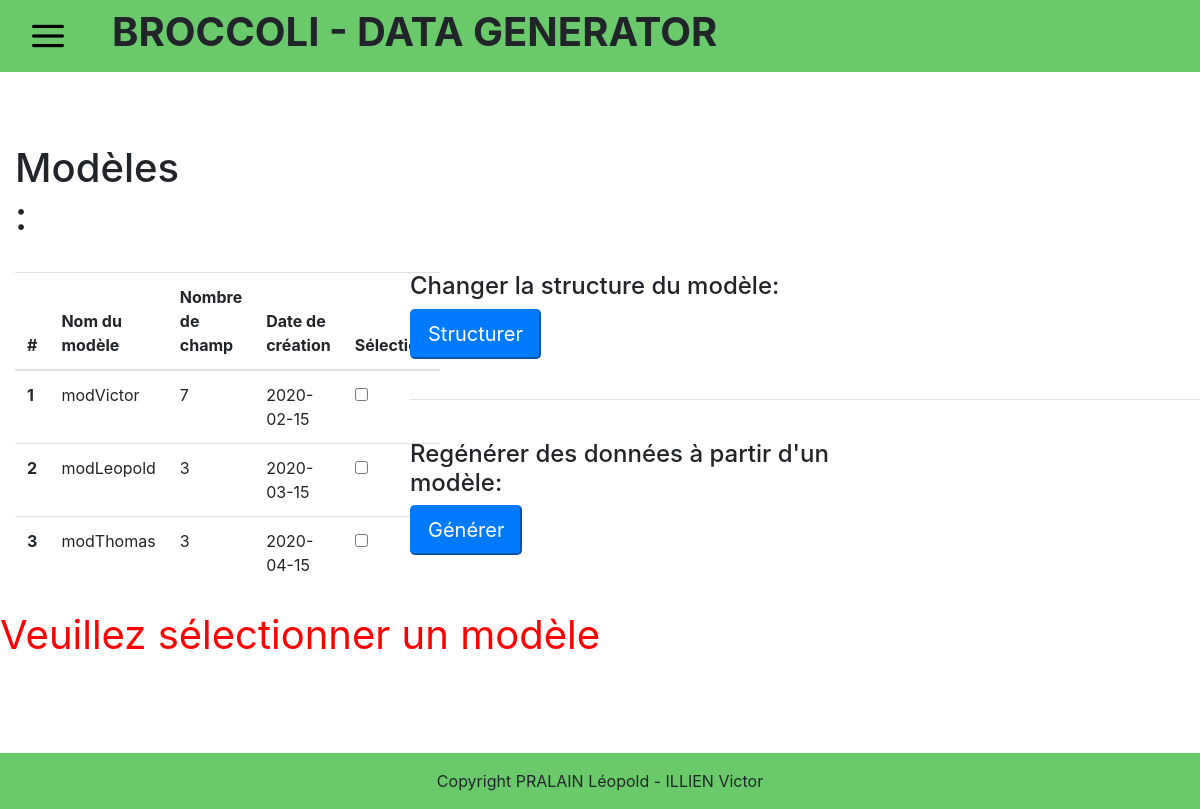
Screenshot of /replay.php with the database file from the repository.
### tables this page shows
CREATE TABLE modele(
        libelle          Varchar (50) NOT NULL ,
        chemin_fichier   Varchar (75) NULL ,
        nom_table        Varchar (50) NOT NULL ,
        date_creation    Date NOT NULL
	,CONSTRAINT modele_PK PRIMARY KEY (libelle)
);

### php/database.php (called while the page is built, shortened)
<?php
	function dbRecupNomModele($db) {
		try {
			$request = 'SELECT m.libelle, COUNT(c.type_champ) AS nbChamp, m.date_creation
						FROM modele m
						JOIN champ c ON m.libelle = c.libelle
						GROUP BY m.libelle';
			$statement = $db->prepare($request);
			$statement->execute();
			$result = $statement->fetchAll(PDO::FETCH_ASSOC);
		} catch (PDOException $exception) {
			error_log('Request error: ' .$exception->getMessage());
			return false;
		}
		return $result;
	}
 ?>

### html/replay.php (the view, shortened to what this page needs)
<!DOCTYPE html>
<html lang="fr">
<head>
	<link rel="stylesheet" type="text/css" href="../css/index.css">
</head>
<body>
	<?php
		require_once("../php/database.php");
		$db = dbConnect();
		$modele = dbRecupNomModele($db);
	?>
	<form method="POST">
		<div class="col-md-2">
			<h1>Modèles :</h1>
			<br>
		</div>
		<div class="row">
			<div class="col-md-4">
				<section class="container">
					<table class="table" id="tabReplay">
						<thead>
							<tr>
								<th scope="col">#</th>
								<th scope="col">Nom du modèle</th>
								<th scope="col">Nombre de champ</th>
								<th scope="col">Date de création</th>
								<th scope="col">Sélection</th>
							</tr>
						</thead>
						<tbody>
							<?php
								foreach($modele as $nom) {
									$info = explode("_", $nom['libelle']);
									echo '<tr>';
									echo '<th scope="row">'.(int)$info[0].'</th>';
									echo '<td>'.$info[1].'</td>';
									echo '<td>'.$nom["nbChamp"].'</td>';
									echo '<td>'.$nom['date_creation'].'</td>';
									echo '<td> <div class="form-check">
												<input type="checkbox" class="form-check-input" name="check'.$info[0].'"></div>';
									echo '</tr>';
								}
							?>
	 					</tbody>
					</table>
				</section>
			</div>
			<div class="col-md-8">
				<div class="row">
					<div class="col-md-8">
						<h4>Changer la structure du modèle: </h4>
						<button type="submit" name="index" class="btn-lg btn-primary buttonReplay"> Structurer </button>
					</div>
				</div>
				<br><hr><br>
				<div class="row">
					<div class="col-md-8">
						<h4>Regénérer des données à partir d'un modèle: </h4>
						<button type="submit" name="generate" class="btn-lg btn-primary buttonReplay"> Générer </button>
					</div>
				</div>
			</div>
		</div>
	</form>
	<div class="console">
		<?php
			$valid = 0;
			if ($valid > 1) {
				echo "Veuillez ne sélectionner qu'un modèle";
			} elseif ($valid < 1) {
				echo "Veuillez sélectionner un modèle";
			}
		?>
	</div>
</body>
</html>

### css/index.css (style rules this page uses)
.console { color: red; font-size: 250%; }

### rows the page displays
modele: libelle "1", libelle "modVictor", nbChamp "7", date_creation "2020-02-15"
modele: libelle "2", libelle "modLeopold", nbChamp "3", date_creation "2020-03-15"
modele: libelle "3", libelle "modThomas", nbChamp "3", date_creation "2020-04-15"
